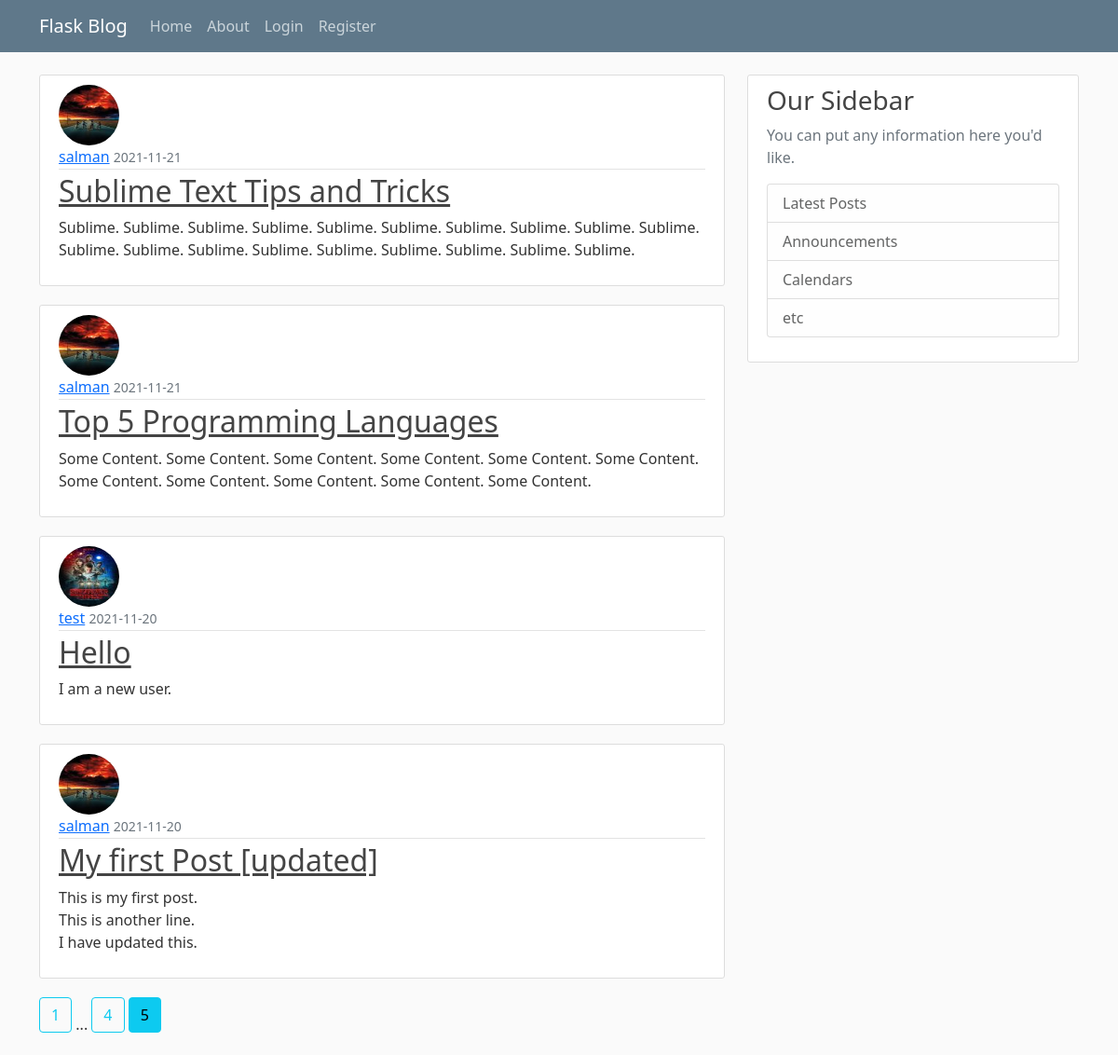
/home?page=5, run on the app's committed database.
### flaskblog/models.py (models this page shows, shortened)
class Post(flaskblog.db.Model):
    id = flaskblog.db.Column(flaskblog.db.Integer, primary_key=True)
    title = flaskblog.db.Column(flaskblog.db.String(100), nullable=False)
    date_posted = flaskblog.db.Column(
        flaskblog.db.DateTime, nullable=False, default=datetime.utcnow)
    content = flaskblog.db.Column(flaskblog.db.Text, nullable=False)
    user_id = flaskblog.db.Column(flaskblog.db.Integer, flaskblog.db.ForeignKey(
        "user.id"), nullable=False)

class User(flaskblog.db.Model, UserMixin):
    id = flaskblog.db.Column(flaskblog.db.Integer, primary_key=True)
    username = flaskblog.db.Column(
        flaskblog.db.String(20), unique=True, nullable=False)
    email = flaskblog.db.Column(
        flaskblog.db.String(120), unique=True, nullable=False)
    image_file = flaskblog.db.Column(
        flaskblog.db.String(20), nullable=False, default="default.jpg")  # going to be hashed
    password = flaskblog.db.Column(flaskblog.db.String(60), nullable=False)
    posts = flaskblog.db.relationship("Post", backref="author", lazy=True)

### flaskblog/main/routes.py (the view)
@main.route("/")
@main.route("/home")
def home() -> str:
    page = flask.request.args.get("page", 1, type=int)
    posts = Post.query.order_by(
        Post.date_posted.desc()).paginate(page=page, per_page=5)
    return flask.render_template("home.html", posts=posts)

### flaskblog/templates/home.html
{% extends "layout.html" %}
{% block content %}
  {% for post in posts.items %}
    <article class="media content-section">
      <img
        class="rounded-circle article-img"
        src="{{url_for('static', filename='profile_pics/' + post.author.image_file)}}"
      />
      <div class="media-body">
        <div class="article-metadata">
          <a class="mr-2" href="{{ url_for('users.user_posts', username=post.author.username) }}">{{ post.author.username }}</a>
          <small class="text-muted"
            >{{ post.date_posted.strftime("%Y-%m-%d") }}</small
          >
        </div>
        <h2><a class="article-title" href="{{url_for('posts.post', post_id=post.id)}}">{{ post.title }}</a></h2>
        <p class="article-content">{{ post.content }}</p>
      </div>
    </article>
  {% endfor %}
  {% for page_num in posts.iter_pages(left_edge=1, right_edge=1, left_current=1, right_current=2) %}
    {% if page_num %}
      {% if posts.page == page_num %}
        <a href="{{ url_for('main.home', page=page_num) }}" class="btn btn-info mb-4">{{ page_num }}</a>
      {% else %}
        <a href="{{ url_for('main.home', page=page_num) }}" class="btn btn-outline-info mb-4">{{ page_num }}</a>
      {% endif %}
    {% else %}
      ...
    {% endif %}
  {% endfor %}
{% endblock content %}

### flaskblog/static/main.css (style rules this page uses)
body { background: #fafafa; color: #333333; margin-top: 5rem; }
h1, h2, h3, h4, h5, h6 { color: #444444; }
.content-section { background: #ffffff; padding: 10px 20px; border: 1px solid #dddddd; border-radius: 3px; margin-bottom: 20px; }
.article-title { color: #444444; }
.article-content { white-space: pre-line; }
.article-img { height: 65px; width: 65px; margin-right: 16px; }
.article-metadata { padding-bottom: 1px; margin-bottom: 4px; border-bottom: 1px solid #e3e3e3 }

### data on the page
Post: image_file (picture), author.username "salman", date_posted "2021-11-21", title "Sublime Text Tips and Tricks", content "Sublime. Sublime. Sublime. Sublime. Sublime. Sublime. Sublime. Sublime. Sublime. Sublime. Sublime. Sublime. Sublime. Sublime. Sublime. Sublime. Sublime. Sublime. Sublime."
Post: image_file (picture), author.username "salman", date_posted "2021-11-21", title "Top 5 Programming Languages", content "Some Content. Some Content. Some Content. Some Content. Some Content. Some Content. Some Content. Some Content. Some Content. Some Content. Some Content."
Post: image_file (picture), author.username "test", date_posted "2021-11-20", title "Hello", content "I am a new user."
Post: image_file (picture), author.username "salman", date_posted "2021-11-20", title "My first Post [updated]", content "This is my first post. This is another line. I have updated this."

### other printed values
{{ page_num }} "1" "4"
{{ page_num }} "5"
